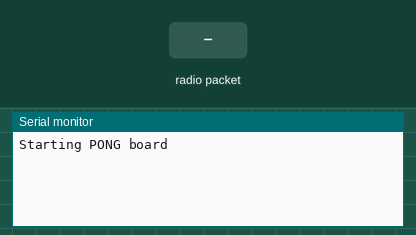
The sketch below on a simulated Arduino Uno, built with avr-gcc and run on an emulated ATmega328P. Shown: the last lines printed to the serial monitor. The test bench sets the inputs (shaded band). No radio packets arrive unless stated.

Above: at 1.3 s.
1.4 s: radio packet "1" arrives
At 2.6 s:
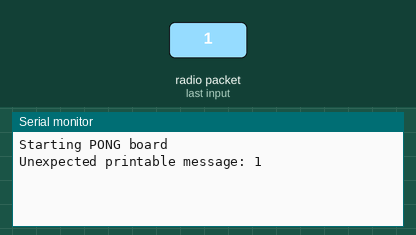
2.9 s: radio packet "0" arrives
At 3.8 s:
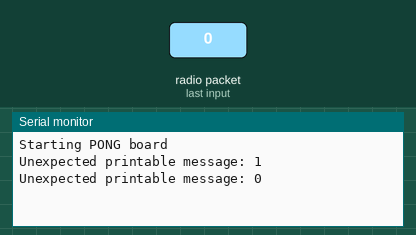
4.4 s: radio packet "2" arrives
At 4.9 s:
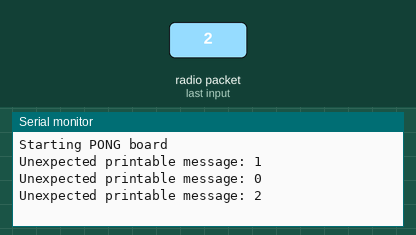

Measured:
- after the input at 1.4 s, the serial monitor: prints a new line at once (image 1)
- after the input at 2.9 s, the serial monitor: prints a new line at once (image 2)
- after the input at 4.4 s, the serial monitor: prints a new line at once (image 3)

The sketch:

pong.ino
```cpp
// change this if we wire it differently
#define RFM95_CS   8
#define RFM95_RST  4
#define RFM95_INT  3

#include "common.h"

void setup() {
    while (!Serial);
    Serial.begin(9600);
    Serial.println("Starting PONG board");

    initRadio();
}
void loop() {
    uint8_t len = RH_RF95_MAX_MESSAGE_LEN;
    if (rf.available() && rf.recv((uint8_t*)buf, &len)) {
        if (len == MESSAGE_LEN && !memcmp(buf, BASE_PING, PREFIX_LEN)) {
            buf[1] = 'O'; // change the PING to PONG

            long sendStart = micros();
            rf.send((uint8_t*)buf, MESSAGE_LEN);
            rf.waitPacketSent();
            long sendEnd = micros();

            Serial.print("Sent in ");
            Serial.print(sendEnd - sendStart);
            Serial.println("us");
        } else {
            printUnexpected(len);
        }
    }
}
```

common.h
```cpp
#include <SPI.h>
#include <RH_RF95.h>

#define RF95_FREQ 915.0

RH_RF95 rf(RFM95_CS, RFM95_INT);

const char* HEX_BYTES = "0123456789abcdef";
short COUNTER = 0;

const char* BASE_PING = "HW PING ";
const char* BASE_PONG = "HW PONG ";

#define PREFIX_LEN  8
#define MESSAGE_LEN  12
#define PAYLOAD_LEN 4

#define ERROR_PREFIX_LEN 27

char buf[RH_RF95_MAX_MESSAGE_LEN + 1];
char binaryBuf[RH_RF95_MAX_MESSAGE_LEN * 2 + ERROR_PREFIX_LEN + 1]; // two bytes per char + our message + null

bool isNonPrintable(char ch) {
    return ch < '\n' || ch > '~';
}

void initRadio() {
    pinMode(RFM95_RST, OUTPUT);
    digitalWrite(RFM95_RST, HIGH);
    delay(100);
    digitalWrite(RFM95_RST, LOW);
    delay(10);
    digitalWrite(RFM95_RST, HIGH);
    delay(10);

    while (!rf.init()) {
        Serial.println("Initialization failed!");
        // while (1);
    }

    while (!rf.setFrequency(RF95_FREQ)) {
        Serial.println("Frequency failed!");
        while (1);
    }

    rf.setTxPower(23, false);

    memcpy(binaryBuf, "Unexpected binary message: ", ERROR_PREFIX_LEN);
}

void printUnexpected(uint8_t len) {
    bool isBinary = false;
    char const* bPtr = buf;
    char const* const bEnd = bPtr + len;
    while (bPtr < bEnd) if (isNonPrintable(*bPtr++)) {
        isBinary = true;
        break;
    }
    if (isBinary) {
        char* rPtr = buf;
        char* wPtr = binaryBuf + ERROR_PREFIX_LEN;
        while (rPtr < bEnd) {
            char b = *rPtr++;
            *wPtr++ = HEX_BYTES[b >> 4];
            *wPtr++ = HEX_BYTES[b & 15];
        }
        *wPtr = 0;
        Serial.println(binaryBuf);
    } else {
        buf[len] = 0;
        Serial.print("Unexpected printable message: ");
        Serial.println(buf);
    }
}
```
